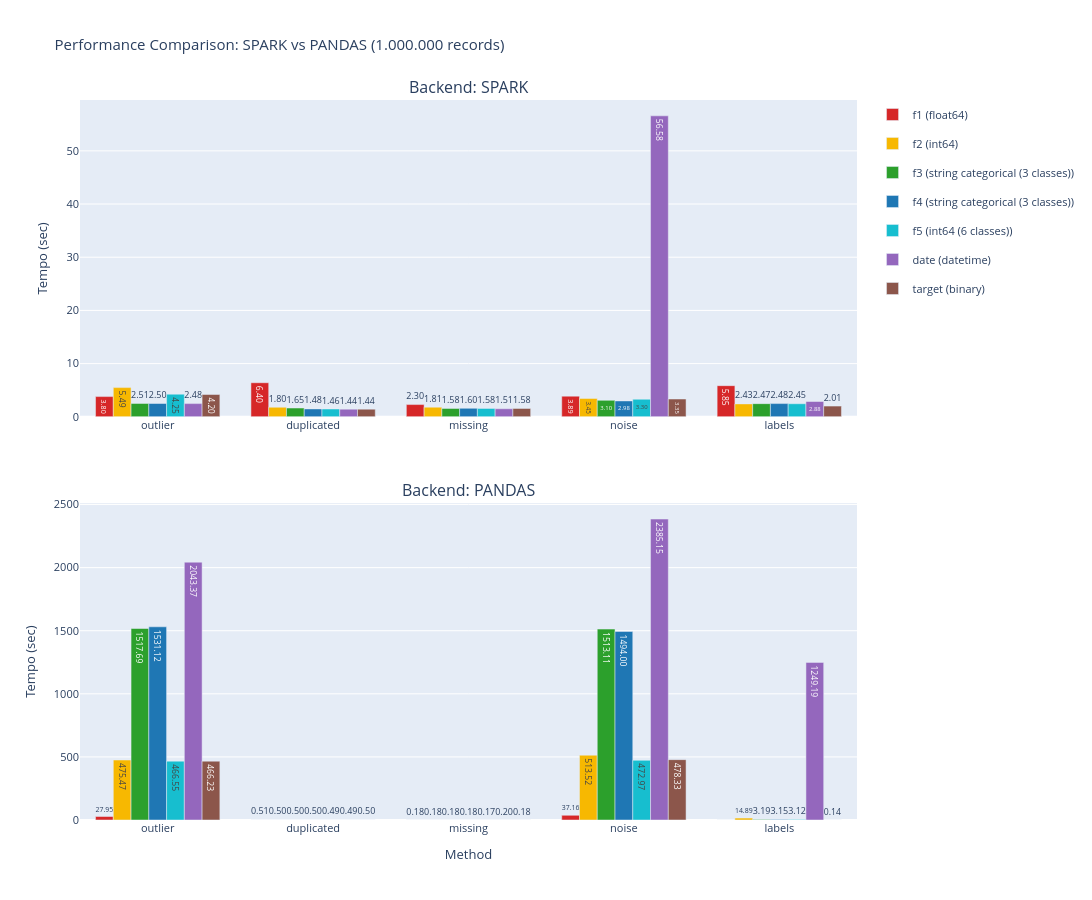

Notebook code cell kept with this figure:
### Code cell
# Crea due grafici separati per backend (SPARK e PANDAS)

# Mappa colori per tipo di colonna
color_map = {
    'f1': '#d62728',      # rosso (float)
    'f2': '#f7b801',      # giallo (int)
    'f3': '#2ca02c',      # verde (categorical)
    'f4': '#1f77b4',      # blu (categorical)
    'f5': '#17becf',      # ciano (int)
    'date': '#9467bd',    # viola (datetime)
    'target': '#8c564b'   # marrone (binary)
}

# Crea figura con 2 sottografici
fig = make_subplots(
    rows=2, cols=1,
    subplot_titles=("Backend: SPARK", "Backend: PANDAS"),
    vertical_spacing=0.12,
    specs=[[{"secondary_y": False}], [{"secondary_y": False}]]
)

metodi = ['outlier', 'duplicated', 'missing', 'noise', 'labels']
affected_features = ['f1', 'f2', 'f3', 'f4', 'f5', 'date', 'target']
backends = ['SPARK', 'PANDAS']

# Per ogni backend
for row_idx, backend in enumerate(backends, start=1):
    backend_data = perf_df[perf_df['backend'] == backend]
    
    # Aggiungi barre per ogni colonna
    for feature in affected_features:
        feature_data = backend_data[backend_data['affected_feature'] == feature]
        
        # Calcola i valori medi per ogni metodo
        metodo_values = []
        for metodo in metodi:
            metodo_data = feature_data[feature_data['metodo'] == metodo]['stopwatch_sec'].values
            metodo_values.append(np.mean(metodo_data) if len(metodo_data) > 0 else 0)
        
        fig.add_trace(
            go.Bar(
                x=metodi,
                y=metodo_values,
                name=f'{feature} ({column_types[feature]})',
                marker=dict(color=color_map[feature]),
                text=[f'{v:.2f}' for v in metodo_values],
                textposition='auto',
                legendgroup=feature,
                showlegend=(row_idx == 1),  # Mostra legenda solo per il primo grafico
            ),
            row=row_idx, col=1
        )

# Calcola il massimo valore da tutti i dati per fissare la scala
max_value = perf_df['stopwatch_sec'].max()
y_max = max_value * 1.1  # Aggiunge il 10% di spazio sopra

fig.update_xaxes(title_text="Method", row=2, col=1)
fig.update_xaxes(title_text="", row=1, col=1)

# Applica la stessa scala Y per entrambi i grafici
fig.update_yaxes(title_text="Tempo (sec)", row=1, col=1) # range=[0, y_max],
fig.update_yaxes(title_text="Tempo (sec)", row=2, col=1) # range=[0, y_max],

fig.update_layout(
    title='Performance Comparison: SPARK vs PANDAS (1.000.000 records)',
    height=900,
    width=1200,
    font=dict(size=11),
    hovermode='x unified',
    barmode='group'
)

fig.show()

### Figure 1 — Plotly figure (JSON) as saved in the notebook; plotly's stock layout.template omitted (floating-point values rounded to 4 significant figures)
{"data": [{"legendgroup": "f1", "marker": {"color": "#d62728"}, "name": "f1 (float64)", "showlegend": true, "text": ["3.80", "6.40", "2.30", "3.89", "5.85"], "textposition": "auto", "type": "bar", "x": ["outlier", "duplicated", "missing", "noise", "labels"], "xaxis": "x", "y": [3.8, 6.405, 2.299, 3.885, 5.855], "yaxis": "y"}, {"legendgroup": "f2", "marker": {"color": "#f7b801"}, "name": "f2 (int64)", "showlegend": true, "text": ["5.49", "1.80", "1.81", "3.45", "2.43"], "textposition": "auto", "type": "bar", "x": ["outlier", "duplicated", "missing", "noise", "labels"], "xaxis": "x", "y": [5.489, 1.795, 1.812, 3.453, 2.425], "yaxis": "y"}, {"legendgroup": "f3", "marker": {"color": "#2ca02c"}, "name": "f3 (string categorical (3 classes))", "showlegend": true, "text": ["2.51", "1.65", "1.58", "3.10", "2.47"], "textposition": "auto", "type": "bar", "x": ["outlier", "duplicated", "missing", "noise", "labels"], "xaxis": "x", "y": [2.514, 1.652, 1.58, 3.096, 2.472], "yaxis": "y"}, {"legendgroup": "f4", "marker": {"color": "#1f77b4"}, "name": "f4 (string categorical (3 classes))", "showlegend": true, "text": ["2.50", "1.48", "1.60", "2.98", "2.48"], "textposition": "auto", "type": "bar", "x": ["outlier", "duplicated", "missing", "noise", "labels"], "xaxis": "x", "y": [2.5, 1.484, 1.595, 2.983, 2.484], "yaxis": "y"}, {"legendgroup": "f5", "marker": {"color": "#17becf"}, "name": "f5 (int64 (6 classes))", "showlegend": true, "text": ["4.25", "1.46", "1.58", "3.30", "2.45"], "textposition": "auto", "type": "bar", "x": ["outlier", "duplicated", "missing", "noise", "labels"], "xaxis": "x", "y": [4.252, 1.464, 1.58, 3.302, 2.452], "yaxis": "y"}, {"legendgroup": "date", "marker": {"color": "#9467bd"}, "name": "date (datetime)", "showlegend": true, "text": ["2.48", "1.44", "1.51", "56.58", "2.88"], "textposition": "auto", "type": "bar", "x": ["outlier", "duplicated", "missing", "noise", "labels"], "xaxis": "x", "y": [2.481, 1.438, 1.51, 56.58, 2.876], "yaxis": "y"}, {"legendgroup": "target", "marker": {"color": "#8c564b"}, "name": "target (binary)", "showlegend": true, "text": ["4.20", "1.44", "1.58", "3.35", "2.01"], "textposition": "auto", "type": "bar", "x": ["outlier", "duplicated", "missing", "noise", "labels"], "xaxis": "x", "y": [4.197, 1.439, 1.577, 3.346, 2.008], "yaxis": "y"}, {"legendgroup": "f1", "marker": {"color": "#d62728"}, "name": "f1 (float64)", "showlegend": false, "text": ["27.95", "0.51", "0.18", "37.16", "0.00"], "textposition": "auto", "type": "bar", "x": ["outlier", "duplicated", "missing", "noise", "labels"], "xaxis": "x2", "y": [27.95, 0.512, 0.1771, 37.16, 0], "yaxis": "y2"}, {"legendgroup": "f2", "marker": {"color": "#f7b801"}, "name": "f2 (int64)", "showlegend": false, "text": ["475.47", "0.50", "0.18", "513.52", "14.89"], "textposition": "auto", "type": "bar", "x": ["outlier", "duplicated", "missing", "noise", "labels"], "xaxis": "x2", "y": [475.5, 0.4973, 0.1782, 513.5, 14.89], "yaxis": "y2"}, {"legendgroup": "f3", "marker": {"color": "#2ca02c"}, "name": "f3 (string categorical (3 classes))", "showlegend": false, "text": ["1517.69", "0.50", "0.18", "1513.11", "3.19"], "textposition": "auto", "type": "bar", "x": ["outlier", "duplicated", "missing", "noise", "labels"], "xaxis": "x2", "y": [1518.0, 0.5, 0.1839, 1513.0, 3.195], "yaxis": "y2"}, {"legendgroup": "f4", "marker": {"color": "#1f77b4"}, "name": "f4 (string categorical (3 classes))", "showlegend": false, "text": ["1531.12", "0.50", "0.18", "1494.00", "3.15"], "textposition": "auto", "type": "bar", "x": ["outlier", "duplicated", "missing", "noise", "labels"], "xaxis": "x2", "y": [1531.0, 0.5021, 0.1798, 1494.0, 3.155], "yaxis": "y2"}, {"legendgroup": "f5", "marker": {"color": "#17becf"}, "name": "f5 (int64 (6 classes))", "showlegend": false, "text": ["466.55", "0.49", "0.17", "472.97", "3.12"], "textposition": "auto", "type": "bar", "x": ["outlier", "duplicated", "missing", "noise", "labels"], "xaxis": "x2", "y": [466.5, 0.4931, 0.1701, 473.0, 3.115], "yaxis": "y2"}, {"legendgroup": "date", "marker": {"color": "#9467bd"}, "name": "date (datetime)", "showlegend": false, "text": ["2043.37", "0.49", "0.20", "2385.15", "1249.19"], "textposition": "auto", "type": "bar", "x": ["outlier", "duplicated", "missing", "noise", "labels"], "xaxis": "x2", "y": [2043.0, 0.4933, 0.2046, 2385.0, 1249.0], "yaxis": "y2"}, {"legendgroup": "target", "marker": {"color": "#8c564b"}, "name": "target (binary)", "showlegend": false, "text": ["466.23", "0.50", "0.18", "478.33", "0.14"], "textposition": "auto", "type": "bar", "x": ["outlier", "duplicated", "missing", "noise", "labels"], "xaxis": "x2", "y": [466.2, 0.5004, 0.1752, 478.3, 0.1366], "yaxis": "y2"}], "layout": {"annotations": [{"font": {"size": 16}, "showarrow": false, "text": "Backend: SPARK", "x": 0.5, "xanchor": "center", "xref": "paper", "y": 1, "yanchor": "bottom", "yref": "paper"}, {"font": {"size": 16}, "showarrow": false, "text": "Backend: PANDAS", "x": 0.5, "xanchor": "center", "xref": "paper", "y": 0.44, "yanchor": "bottom", "yref": "paper"}], "barmode": "group", "font": {"size": 11}, "height": 900, "hovermode": "x unified", "title": {"text": "Performance Comparison: SPARK vs PANDAS (1.000.000 records)"}, "width": 1200, "xaxis": {"anchor": "y", "domain": [0, 1], "title": {"text": ""}}, "xaxis2": {"anchor": "y2", "domain": [0, 1], "title": {"text": "Method"}}, "yaxis": {"anchor": "x", "domain": [0.56, 1], "title": {"text": "Tempo (sec)"}}, "yaxis2": {"anchor": "x2", "domain": [0, 0.44], "title": {"text": "Tempo (sec)"}}}}
